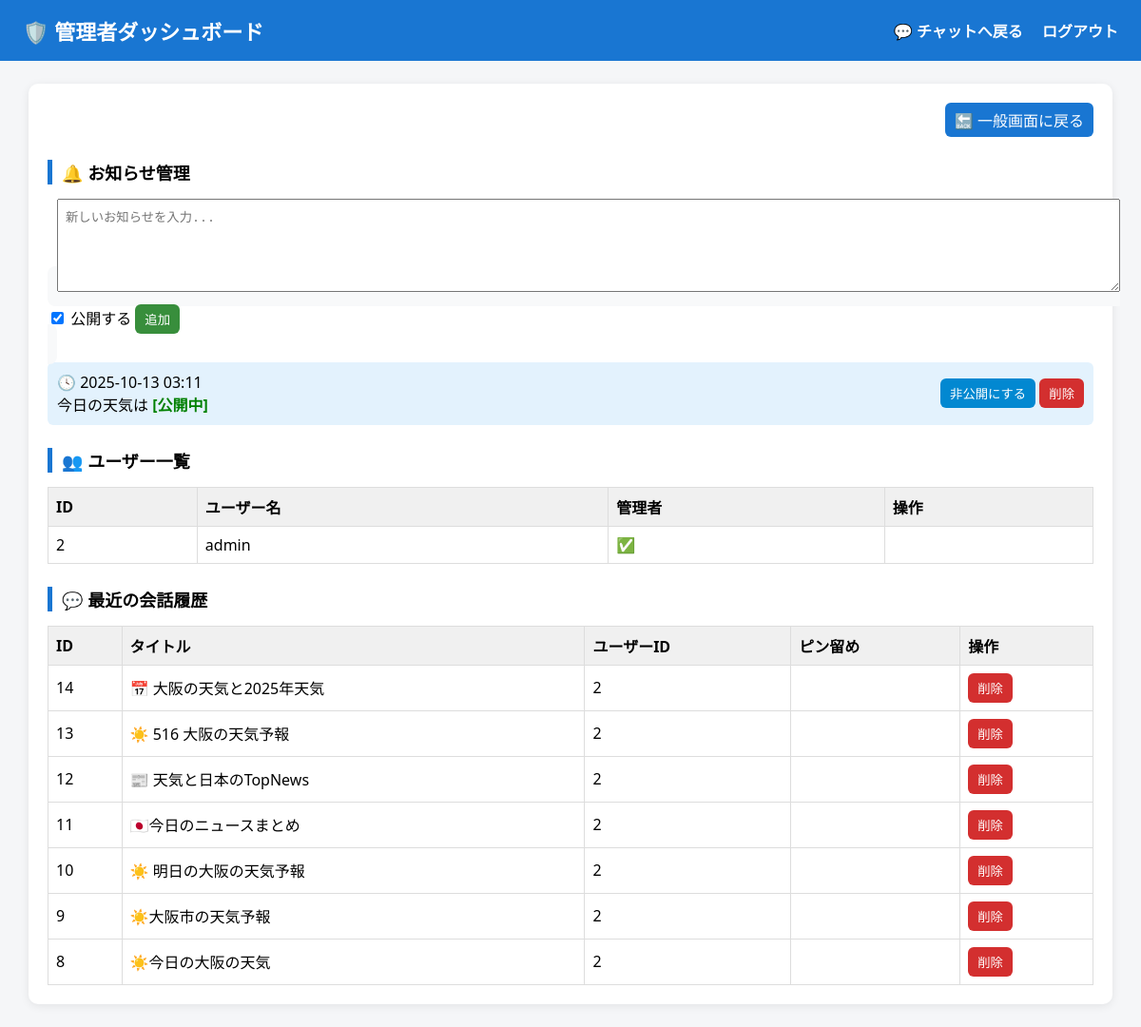
The app's page /admin_dashboard (signed in) with its own data.
### app/models.py (models this page shows, shortened)
class Announcement(db.Model):
    __tablename__ = "announcement"
    id = db.Column(db.Integer, primary_key=True)
    message = db.Column(db.Text, nullable=False)
    is_active = db.Column(db.Boolean, default=True)
    timestamp = db.Column(db.DateTime, default=datetime.utcnow)

class User(db.Model, UserMixin):
    __tablename__ = "user"
    id = db.Column(db.Integer, primary_key=True)
    username = db.Column(db.String(50), unique=True, nullable=False)
    password = db.Column(db.String(100), nullable=False)
    is_admin = db.Column(db.Boolean, nullable=False, default=False)

class Conversation(db.Model):
    __tablename__ = "conversation"
    id = db.Column(db.Integer, primary_key=True)
    title = db.Column(db.String(100), nullable=False)
    user_id = db.Column(db.Integer, db.ForeignKey("user.id"), nullable=False)
    is_pinned = db.Column(db.Boolean, nullable=False, default=False)
    created_at = db.Column(db.DateTime, default=datetime.utcnow)
    summary = db.Column(db.Text, nullable=True)  # ✅ AIによる会話要約を保存
    user = db.relationship("User", backref=db.backref("conversations", lazy=True))

### app/__init__.py (the view)
    @bp.route("/admin_dashboard")
    @login_required
    def admin_dashboard():
        _admin_required()
        users = User.query.order_by(User.id.asc()).all()
        conversations = Conversation.query.order_by(Conversation.is_pinned.desc(), Conversation.id.desc()).limit(100).all()
        announcements = Announcement.query.order_by(Announcement.timestamp.desc().nullslast()).all()
        return render_template("admin_dashboard.html", users=users, conversations=conversations, announcements=announcements)

### templates/admin_dashboard.html (shortened to what this page needs)
<!DOCTYPE html>
<html lang="ja">
<head>
</head>
<body>
  <header>
    <h1>🛡️ 管理者ダッシュボード</h1>
    <nav>
      <a href="{{ url_for('core.chat') }}">💬 チャットへ戻る</a>
      <a href="{{ url_for('auth.logout') }}">ログアウト</a>
    </nav>
  </header>
  <main>
    <div class="top-links">
      <a class="link-btn" href="{{ url_for('core.chat') }}">🔙 一般画面に戻る</a>
    </div>
    <h2>🔔 お知らせ管理</h2>
    <form class="announce-form" method="post" action="{{ url_for('core.add_announcement') }}">
      <textarea name="message" placeholder="新しいお知らせを入力..." required></textarea>
      <div style="margin-top:8px;">
        <label><input type="checkbox" name="is_active" value="1" checked> 公開する</label>
        <button type="submit" style="background:#388e3c;">追加</button>
      </div>
    </form>
    {% if announcements %}
      {% for a in announcements %}
      <div class="announce-item">
        <p>
          🕓 {{ a.timestamp.strftime('%Y-%m-%d %H:%M') if a.timestamp else '' }}<br>
          {{ a.message }}
          {% if a.is_active %}
            <span class="active">[公開中]</span>
          {% else %}
            <span class="inactive">[非公開]</span>
          {% endif %}
        </p>
        <div>
          <form method="post" action="{{ url_for('core.toggle_announcement', ann_id=a.id) }}">
            <button type="submit" style="background:#0288d1;">
              {% if a.is_active %}非公開にする{% else %}公開にする{% endif %}
            </button>
          </form>
          <form method="post" action="{{ url_for('core.delete_announcement', ann_id=a.id) }}">
            <button type="submit">削除</button>
          </form>
        </div>
      </div>
      {% endfor %}
    {% else %}
      <p>現在お知らせはありません。</p>
    {% endif %}
    <h2>👥 ユーザー一覧</h2>
    <table>
      <thead>
        <tr>
          <th>ID</th>
          <th>ユーザー名</th>
          <th>管理者</th>
          <th>操作</th>
        </tr>
      </thead>
      <tbody>
        {% for u in users %}
        <tr>
          <td>{{ u.id }}</td>
          <td>{{ u.username }}</td>
          <td>{{ "✅" if u.is_admin else "—" }}</td>
          <td>
          </td>
        </tr>
        {% endfor %}
      </tbody>
    </table>
    <h2>💬 最近の会話履歴</h2>
    <table>
      <thead>
        <tr>
          <th>ID</th>
          <th>タイトル</th>
          <th>ユーザーID</th>
          <th>ピン留め</th>
          <th>操作</th>
        </tr>
      </thead>
      <tbody>
        {% for c in conversations %}
        <tr>
          <td>{{ c.id }}</td>
          <td>{{ c.title }}</td>
          <td>{{ c.user_id }}</td>
          <td>{{ "📌" if c.is_pinned else "" }}</td>
          <td>
            <form method="post" action="{{ url_for('core.delete_conversation', cid=c.id) }}">
              <button type="submit" onclick="return confirm('この会話を削除しますか？')">削除</button>
            </form>
          </td>
        </tr>
        {% endfor %}
      </tbody>
    </table>
  </main>
</body>
</html>

### templates/admin_dashboard.html (style rules this page uses)
body { font-family: "Noto Sans JP", system-ui, sans-serif; background:#f5f6f8; margin:0; }
header { background:#1976d2; color:#fff; padding:16px 24px; display:flex; justify-content:space-between; align-items:center; }
header h1 { margin:0; font-size:22px; }
header a { color:#fff; text-decoration:none; font-weight:bold; margin-left:16px; }
main { max-width:1100px; margin:24px auto; background:#fff; padding:20px; border-radius:10px; box-shadow:0 2px 10px rgba(0,0,0,0.08); }
h2 { border-left:5px solid #1976d2; padding-left:10px; margin-top:24px; font-size:18px; }
table { width:100%; border-collapse:collapse; margin-top:12px; }
th, td { border:1px solid #ddd; padding:8px; text-align:left; }
th { background:#f0f0f0; }
form { display:inline; }
button { background:#d32f2f; border:none; color:#fff; padding:6px 10px; border-radius:6px; cursor:pointer; }
.top-links { margin-bottom:12px; display:flex; justify-content:flex-end; gap:10px; }
.link-btn { background:#1976d2; color:#fff; text-decoration:none; padding:6px 10px; border-radius:6px; }
.announce-form { margin-top:15px; background:#f8f9fa; padding:10px; border-radius:8px; }
textarea { width:100%; height:80px; resize:vertical; padding:8px; }
.announce-item { background:#e3f2fd; padding:10px; border-radius:6px; margin-top:8px; display:flex; justify-content:space-between; align-items:center; }
.announce-item p { margin:0; }
.active { color:green; font-weight:bold; }

### records on screen
Announcement: timestamp "2025-10-13 03:11", message "今日の天気は", is_active "[公開中]"
User: id "2", username "admin", is_admin "✅"
Conversation: id "14", title "📅 大阪の天気と2025年天気", user_id "2"
Conversation: id "13", title "☀️ 516 大阪の天気予報", user_id "2"
Conversation: id "12", title "📰 天気と日本のTopNews", user_id "2"
Conversation: id "11", title "🇯🇵今日のニュースまとめ", user_id "2"
Conversation: id "10", title "☀️ 明日の大阪の天気予報", user_id "2"
Conversation: id "9", title "☀️大阪市の天気予報", user_id "2"
Conversation: id "8", title "☀️今日の大阪の天気", user_id "2"
